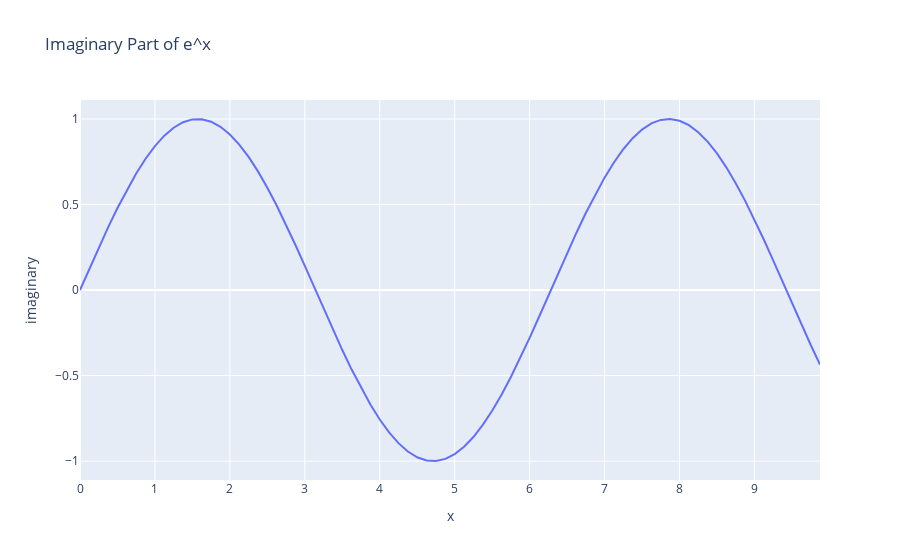

The notebook cell this image was saved under:
### Code cell
px.line(data, x = 'x', y = 'real', title = 'Real Part of e^x')
px.line(data, x = 'x', y = 'imaginary', title = 'Imaginary Part of e^x')
